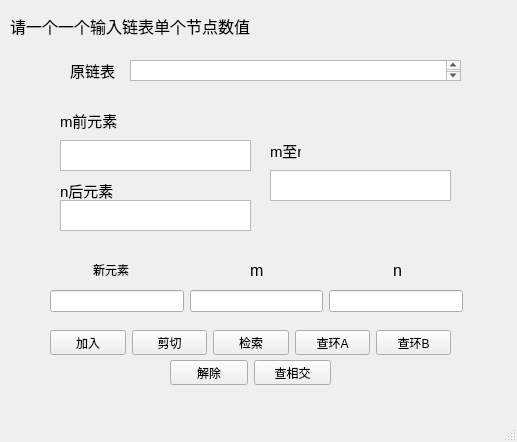
<?xml version="1.0" encoding="UTF-8"?>
<ui version="4.0">
 <class>MainWindow</class>
 <widget class="QMainWindow" name="MainWindow">
  <property name="geometry">
   <rect>
    <x>0</x>
    <y>0</y>
    <width>517</width>
    <height>442</height>
   </rect>
  </property>
  <property name="windowTitle">
   <string>MainWindow</string>
  </property>
  <widget class="QWidget" name="centralwidget">
   <widget class="QLabel" name="label">
    <property name="geometry">
     <rect>
      <x>10</x>
      <y>10</y>
      <width>251</width>
      <height>31</height>
     </rect>
    </property>
    <property name="font">
     <font>
      <pointsize>12</pointsize>
     </font>
    </property>
    <property name="text">
     <string>请一个一个输入链表单个节点数值</string>
    </property>
   </widget>
   <widget class="QTextBrowser" name="textBrowser">
    <property name="geometry">
     <rect>
      <x>130</x>
      <y>60</y>
      <width>331</width>
      <height>21</height>
     </rect>
    </property>
   </widget>
   <widget class="QTextBrowser" name="textBrowser_2">
    <property name="geometry">
     <rect>
      <x>60</x>
      <y>140</y>
      <width>191</width>
      <height>31</height>
     </rect>
    </property>
   </widget>
   <widget class="QTextBrowser" name="textBrowser_3">
    <property name="geometry">
     <rect>
      <x>60</x>
      <y>200</y>
      <width>191</width>
      <height>31</height>
     </rect>
    </property>
   </widget>
   <widget class="QTextBrowser" name="textBrowser_4">
    <property name="geometry">
     <rect>
      <x>270</x>
      <y>170</y>
      <width>181</width>
      <height>31</height>
     </rect>
    </property>
   </widget>
   <widget class="QLabel" name="label_2">
    <property name="geometry">
     <rect>
      <x>93</x>
      <y>260</y>
      <width>51</width>
      <height>20</height>
     </rect>
    </property>
    <property name="text">
     <string>新元素</string>
    </property>
   </widget>
   <widget class="QLabel" name="label_3">
    <property name="geometry">
     <rect>
      <x>250</x>
      <y>260</y>
      <width>21</width>
      <height>20</height>
     </rect>
    </property>
    <property name="font">
     <font>
      <pointsize>12</pointsize>
     </font>
    </property>
    <property name="text">
     <string>m</string>
    </property>
   </widget>
   <widget class="QLabel" name="label_4">
    <property name="geometry">
     <rect>
      <x>393</x>
      <y>260</y>
      <width>41</width>
      <height>20</height>
     </rect>
    </property>
    <property name="font">
     <font>
      <pointsize>12</pointsize>
     </font>
    </property>
    <property name="text">
     <string>n</string>
    </property>
   </widget>
   <widget class="QLabel" name="label_5">
    <property name="geometry">
     <rect>
      <x>70</x>
      <y>60</y>
      <width>51</width>
      <height>21</height>
     </rect>
    </property>
    <property name="font">
     <font>
      <pointsize>11</pointsize>
     </font>
    </property>
    <property name="text">
     <string>原链表</string>
    </property>
   </widget>
   <widget class="QLabel" name="label_6">
    <property name="geometry">
     <rect>
      <x>270</x>
      <y>140</y>
      <width>31</width>
      <height>21</height>
     </rect>
    </property>
    <property name="font">
     <font>
      <pointsize>11</pointsize>
     </font>
    </property>
    <property name="text">
     <string>m至n</string>
    </property>
   </widget>
   <widget class="QLabel" name="label_7">
    <property name="geometry">
     <rect>
      <x>60</x>
      <y>110</y>
      <width>61</width>
      <height>21</height>
     </rect>
    </property>
    <property name="font">
     <font>
      <pointsize>11</pointsize>
     </font>
    </property>
    <property name="text">
     <string>m前元素</string>
    </property>
   </widget>
   <widget class="QLabel" name="label_8">
    <property name="geometry">
     <rect>
      <x>60</x>
      <y>180</y>
      <width>61</width>
      <height>20</height>
     </rect>
    </property>
    <property name="font">
     <font>
      <pointsize>11</pointsize>
     </font>
    </property>
    <property name="text">
     <string>n后元素</string>
    </property>
   </widget>
   <widget class="QWidget" name="layoutWidget">
    <property name="geometry">
     <rect>
      <x>50</x>
      <y>290</y>
      <width>413</width>
      <height>22</height>
     </rect>
    </property>
    <layout class="QHBoxLayout" name="horizontalLayout">
     <item>
      <widget class="QLineEdit" name="value"/>
     </item>
     <item>
      <widget class="QLineEdit" name="mp"/>
     </item>
     <item>
      <widget class="QLineEdit" name="np"/>
     </item>
    </layout>
   </widget>
   <widget class="QWidget" name="layoutWidget">
    <property name="geometry">
     <rect>
      <x>50</x>
      <y>330</y>
      <width>401</width>
      <height>25</height>
     </rect>
    </property>
    <layout class="QHBoxLayout" name="horizontalLayout_2">
     <item>
      <widget class="QPushButton" name="add">
       <property name="text">
        <string>加入</string>
       </property>
      </widget>
     </item>
     <item>
      <widget class="QPushButton" name="cut">
       <property name="text">
        <string>剪切</string>
       </property>
      </widget>
     </item>
     <item>
      <widget class="QPushButton" name="check">
       <property name="text">
        <string>检索</string>
       </property>
      </widget>
     </item>
     <item>
      <widget class="QPushButton" name="LoopA">
       <property name="text">
        <string>查环A</string>
       </property>
      </widget>
     </item>
     <item>
      <widget class="QPushButton" name="LoopB">
       <property name="text">
        <string>查环B</string>
       </property>
      </widget>
     </item>
    </layout>
   </widget>
   <widget class="QWidget" name="">
    <property name="geometry">
     <rect>
      <x>170</x>
      <y>360</y>
      <width>161</width>
      <height>25</height>
     </rect>
    </property>
    <layout class="QHBoxLayout" name="horizontalLayout_3">
     <item>
      <widget class="QPushButton" name="lift">
       <property name="text">
        <string>解除</string>
       </property>
      </widget>
     </item>
     <item>
      <widget class="QPushButton" name="pushButton">
       <property name="text">
        <string>查相交</string>
       </property>
      </widget>
     </item>
    </layout>
   </widget>
  </widget>
  <widget class="QMenuBar" name="menubar">
   <property name="geometry">
    <rect>
     <x>0</x>
     <y>0</y>
     <width>517</width>
     <height>22</height>
    </rect>
   </property>
  </widget>
  <widget class="QStatusBar" name="statusbar"/>
 </widget>
 <resources/>
 <connections/>
</ui>
